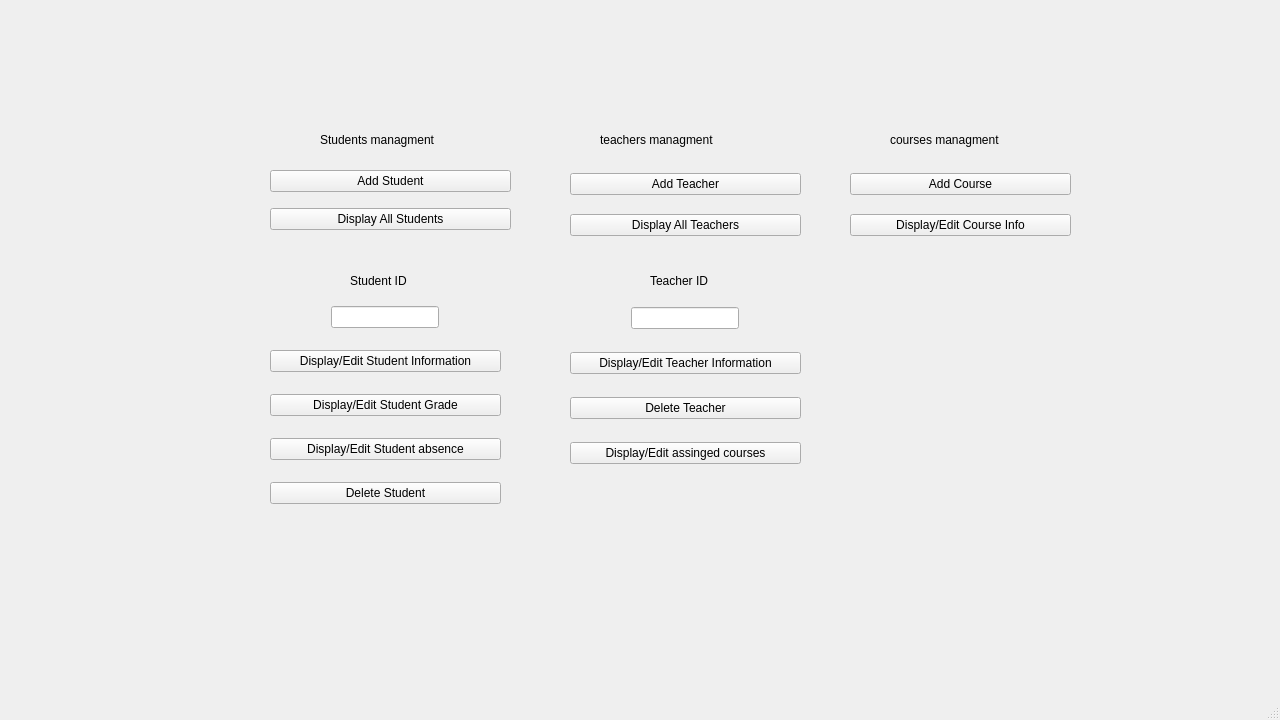
<?xml version="1.0" encoding="UTF-8"?>
<ui version="4.0">
 <class>AdminWindow</class>
 <widget class="QMainWindow" name="AdminWindow">
  <property name="windowModality">
   <enum>Qt::NonModal</enum>
  </property>
  <property name="geometry">
   <rect>
    <x>0</x>
    <y>0</y>
    <width>1280</width>
    <height>720</height>
   </rect>
  </property>
  <property name="maximumSize">
   <size>
    <width>1280</width>
    <height>720</height>
   </size>
  </property>
  <property name="windowTitle">
   <string>Admin Window</string>
  </property>
  <widget class="QWidget" name="centralwidget">
   <widget class="QWidget" name="layoutWidget_3">
    <property name="geometry">
     <rect>
      <x>850</x>
      <y>160</y>
      <width>221</width>
      <height>91</height>
     </rect>
    </property>
    <layout class="QVBoxLayout" name="verticalLayout_10">
     <item>
      <widget class="QPushButton" name="add_course">
       <property name="text">
        <string>Add Course</string>
       </property>
      </widget>
     </item>
     <item>
      <widget class="QPushButton" name="display_edit_course">
       <property name="text">
        <string>Display/Edit Course Info</string>
       </property>
      </widget>
     </item>
    </layout>
   </widget>
   <widget class="QWidget" name="layoutWidget_4">
    <property name="geometry">
     <rect>
      <x>270</x>
      <y>160</y>
      <width>241</width>
      <height>81</height>
     </rect>
    </property>
    <layout class="QVBoxLayout" name="verticalLayout">
     <item>
      <widget class="QPushButton" name="add_student_button">
       <property name="text">
        <string>Add Student</string>
       </property>
      </widget>
     </item>
     <item>
      <widget class="QPushButton" name="Display_students">
       <property name="text">
        <string>Display All Students</string>
       </property>
      </widget>
     </item>
    </layout>
   </widget>
   <widget class="QWidget" name="layoutWidget_2">
    <property name="geometry">
     <rect>
      <x>570</x>
      <y>160</y>
      <width>231</width>
      <height>91</height>
     </rect>
    </property>
    <layout class="QVBoxLayout" name="verticalLayout_2">
     <item>
      <widget class="QPushButton" name="add_teacher_button">
       <property name="text">
        <string>Add Teacher</string>
       </property>
      </widget>
     </item>
     <item>
      <widget class="QPushButton" name="display_all_teachers_button">
       <property name="text">
        <string>Display All Teachers</string>
       </property>
      </widget>
     </item>
    </layout>
   </widget>
   <widget class="QLabel" name="label_5">
    <property name="geometry">
     <rect>
      <x>350</x>
      <y>270</y>
      <width>91</width>
      <height>21</height>
     </rect>
    </property>
    <property name="text">
     <string>Student ID</string>
    </property>
   </widget>
   <widget class="QWidget" name="layoutWidget">
    <property name="geometry">
     <rect>
      <x>570</x>
      <y>290</y>
      <width>231</width>
      <height>191</height>
     </rect>
    </property>
    <layout class="QVBoxLayout" name="verticalLayout_6">
     <item alignment="Qt::AlignHCenter">
      <widget class="QLineEdit" name="teacher_ID_from_user">
       <property name="whatsThis">
        <string>&lt;html&gt;&lt;head/&gt;&lt;body&gt;&lt;p align=&quot;center&quot;&gt;&lt;br/&gt;&lt;/p&gt;&lt;/body&gt;&lt;/html&gt;</string>
       </property>
       <property name="text">
        <string/>
       </property>
      </widget>
     </item>
     <item>
      <widget class="QPushButton" name="display_edit_teacher_button">
       <property name="text">
        <string>Display/Edit Teacher Information</string>
       </property>
      </widget>
     </item>
     <item>
      <widget class="QPushButton" name="delete_teacher_button">
       <property name="text">
        <string>Delete Teacher</string>
       </property>
      </widget>
     </item>
     <item>
      <widget class="QPushButton" name="assinged_courses_of_prof">
       <property name="text">
        <string>Display/Edit assinged courses</string>
       </property>
      </widget>
     </item>
    </layout>
   </widget>
   <widget class="QLabel" name="label_6">
    <property name="geometry">
     <rect>
      <x>650</x>
      <y>270</y>
      <width>91</width>
      <height>21</height>
     </rect>
    </property>
    <property name="text">
     <string>Teacher ID</string>
    </property>
   </widget>
   <widget class="QWidget" name="layoutWidget_5">
    <property name="geometry">
     <rect>
      <x>270</x>
      <y>290</y>
      <width>231</width>
      <height>231</height>
     </rect>
    </property>
    <layout class="QVBoxLayout" name="verticalLayout_4">
     <item alignment="Qt::AlignHCenter">
      <widget class="QLineEdit" name="student_ID_from_user">
       <property name="whatsThis">
        <string>&lt;html&gt;&lt;head/&gt;&lt;body&gt;&lt;p align=&quot;center&quot;&gt;&lt;br/&gt;&lt;/p&gt;&lt;/body&gt;&lt;/html&gt;</string>
       </property>
       <property name="text">
        <string/>
       </property>
      </widget>
     </item>
     <item>
      <widget class="QPushButton" name="display_edit_student">
       <property name="text">
        <string>Display/Edit Student Information</string>
       </property>
      </widget>
     </item>
     <item>
      <widget class="QPushButton" name="display_edit_grade">
       <property name="text">
        <string>Display/Edit Student Grade</string>
       </property>
      </widget>
     </item>
     <item>
      <widget class="QPushButton" name="display_edit_absence">
       <property name="text">
        <string>Display/Edit Student absence</string>
       </property>
      </widget>
     </item>
     <item>
      <widget class="QPushButton" name="delete_student_button">
       <property name="text">
        <string>Delete Student</string>
       </property>
      </widget>
     </item>
    </layout>
   </widget>
   <widget class="QLabel" name="label_3">
    <property name="geometry">
     <rect>
      <x>890</x>
      <y>130</y>
      <width>141</width>
      <height>20</height>
     </rect>
    </property>
    <property name="text">
     <string>courses managment</string>
    </property>
   </widget>
   <widget class="QLabel" name="label">
    <property name="geometry">
     <rect>
      <x>320</x>
      <y>130</y>
      <width>141</width>
      <height>20</height>
     </rect>
    </property>
    <property name="text">
     <string>Students managment</string>
    </property>
   </widget>
   <widget class="QLabel" name="label_2">
    <property name="geometry">
     <rect>
      <x>600</x>
      <y>130</y>
      <width>141</width>
      <height>20</height>
     </rect>
    </property>
    <property name="text">
     <string>teachers managment</string>
    </property>
   </widget>
  </widget>
  <widget class="QMenuBar" name="menubar">
   <property name="geometry">
    <rect>
     <x>0</x>
     <y>0</y>
     <width>1280</width>
     <height>25</height>
    </rect>
   </property>
  </widget>
  <widget class="QStatusBar" name="statusbar"/>
 </widget>
 <resources/>
 <connections/>
</ui>
